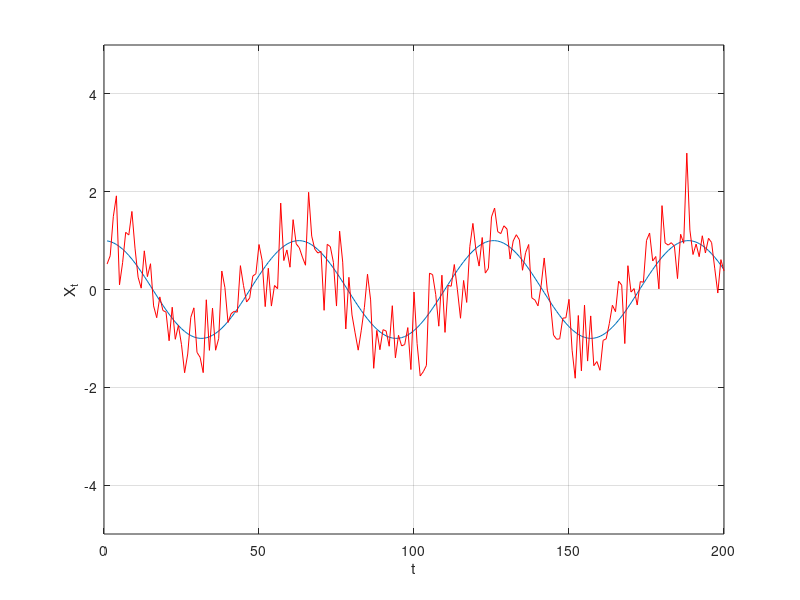

The MATLAB script that drew this image:
% This script generates draws from the cos(t/10) model discussed in class.
% X_t = cos(t/10) + \epsilon_t, where epsilon_t i.i.d. N(0,.25)

%% Generate the "mean" function

mt=cos((1:1:200)'/10);


%% plot the "mean" function

figure(1)
plot(1:1:200,mt); hold on
ylim([-5 5])


%% Generate the epsilons

epsilons=(.25^.5).*randn([200,1]);

%% Generate X_t

Xt=mt+epsilons;

%% Plot

figure(1)
plot((1:1:200)',Xt,'r'); hold off

%% Extras
xlabel('t')
ylabel('X_t')
grid on

